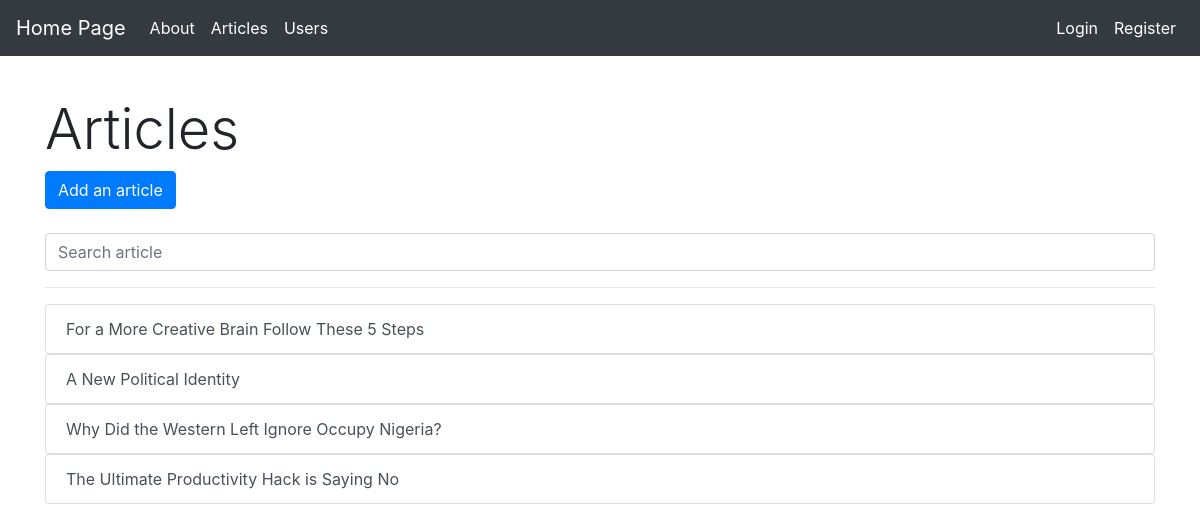
The page /articles on the database its author committed.
### tables this page shows
CREATE TABLE articles(article_id integer PRIMARY KEY, title text, author text, content text, Timestamp created_time DEFAULT CURRENT_TIMESTAMP);

### index.py (the view)
@app.route('/articles')
def articles():
    con = sqlite3.connect('blog_database.db')
    cur = con.cursor()
    query = 'SELECT * FROM articles'
    cur.execute(query)
    rows = cur.fetchall()
    if len(rows) > 0:
        return render_template("articles.html", rows=rows)
        con.close()
    else:
        return render_template("articles.html")
        con.close()

### templates/articles.html (shortened to what this page needs)
{% extends 'layout.html' %}
{% block body %}
    {% if rows %}
        <div><h3 class="display-4">Articles</h3> <a type="submit" class="btn btn-primary" href="/addarticle">Add an
            article</a></div> <br>
        <form action="/articles/search" method="post"><input type="text" name="keyword" class="form-control input-sm"
                                                             maxlength="64" placeholder="Search article"></form>
        <hr>
        <ul class="list-group">
            {% for row in rows %}
                <a href="/articles/{{ row[0] }}">
                    <li class="list-group-item list-group-item-action">{{ row[1] }}</li>
                </a>
            {% endfor %}
        </ul>
    {% endif %}
{% endblock body %}

### rows shown on the page
articles: title "For a More Creative Brain Follow These 5 Steps"
articles: title "A New Political Identity"
articles: title "Why Did the Western Left Ignore Occupy Nigeria?"
articles: title "The Ultimate Productivity Hack is Saying No"
